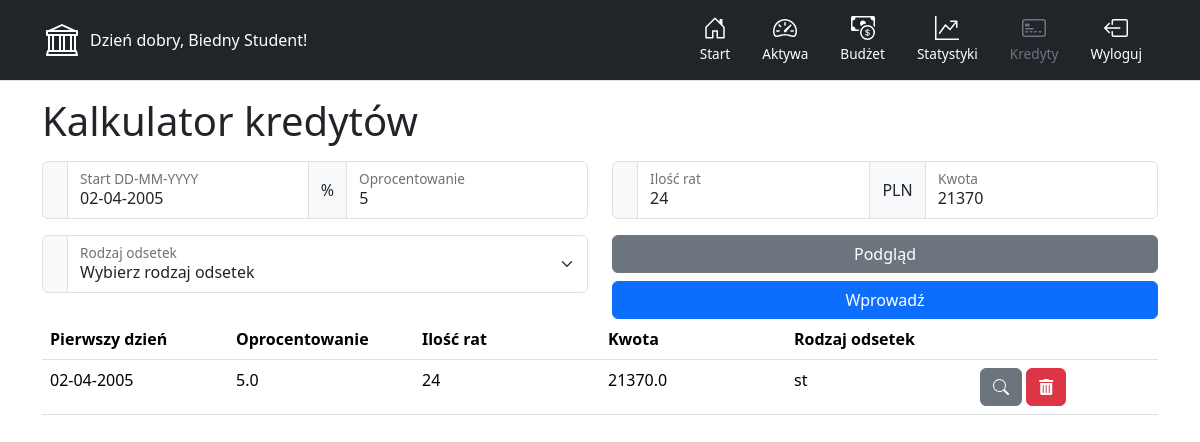
The page /loans (signed in) on the database as committed earlier.
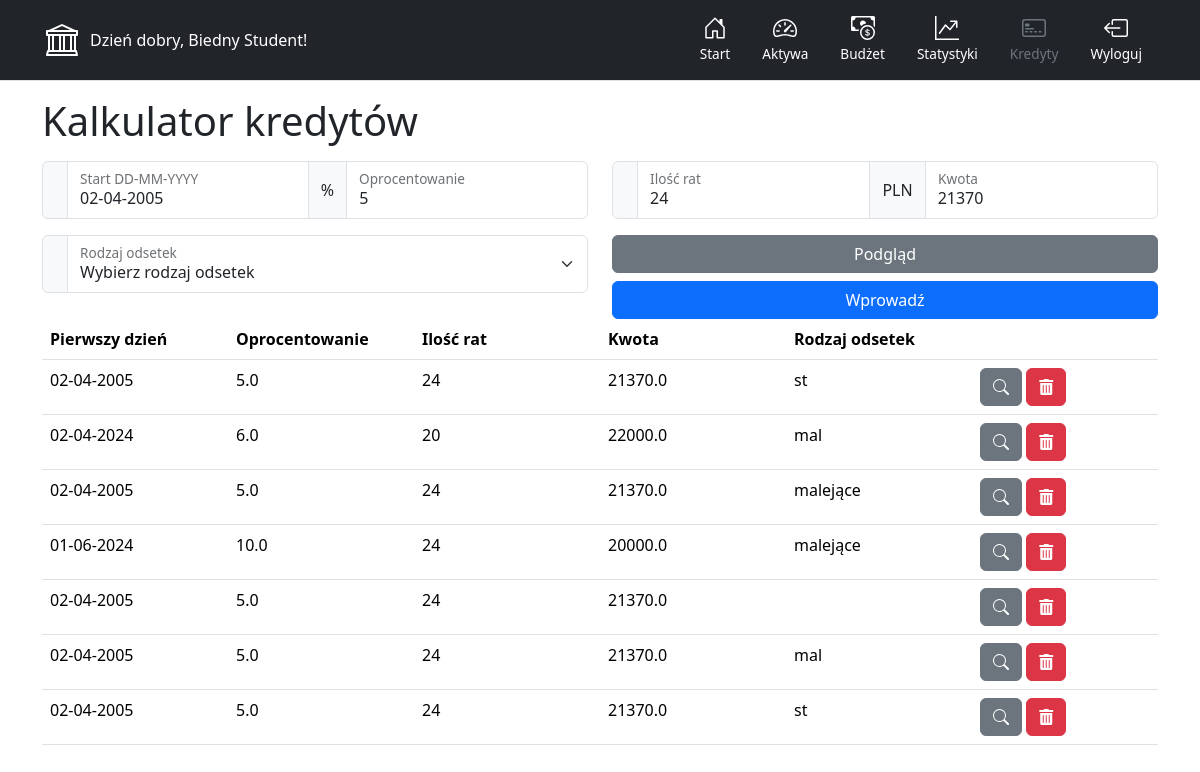
The same page on the database as committed later.
### main.py (models this page shows)
class User(UserMixin, db.Model):
    __tablename__ = "users"
    id = db.Column(db.Integer, primary_key=True)
    email = db.Column(db.String(100), unique=True)
    password = db.Column(db.String(100))
    name = db.Column(db.String(1000))
    current_period = db.Column(db.Integer, default=4)

class Loans(db.Model):
    __tablename__ = 'loans'
    loan_id = db.Column(db.Integer, primary_key=True)
    user_id = db.Column(db.Integer)
    start_date = db.Column(db.String(12))
    interest = db.Column(db.Float)
    amount_of_installments = db.Column(db.Integer)
    loan_value = db.Column(db.Float)
    type = db.Column(db.String(5))

### main.py (the view, shortened to what this page needs)
@app.route('/loans', methods=['GET', 'POST'])
def loans():
    result = db.session.execute(
        db.select(Loans).where(Loans.user_id == current_user.id))
    data = result.fetchall()
    return render_template('loans.html', user=current_user, current_page='loans.html', data=data)

### main.py (called while the page is built)
@login_manager.user_loader
def load_user(user_id):
    return db.get_or_404(User, user_id)

### templates/loans.html (shortened to what this page needs)
{% include "header.html" %}
<div class="container">
  <h1>Kalkulator kredytów</h1>
  <div class="row">
    <div class="col-md-6">
      <div class="input-group mb-3">
        <span class="input-group-text"></span>
        <div class="form-floating">
          <input
            type="text"
            class="form-control"
            id="floatingInputGroup4"
            placeholder="Start DD-MM-YYYY"
            value="02-04-2005"
          />
          <label for="floatingInputGroup4">Start DD-MM-YYYY</label>
        </div>
        <span class="input-group-text">%</span>
        <div class="form-floating">
          <input
            type="text"
            class="form-control"
            id="floatingInputGroup3"
            placeholder="Oprocentowanie"
            value="5"
          />
          <label for="floatingInputGroup3">Oprocentowanie</label>
        </div>
      </div>
    </div>
    <div class="col-md-6">
      <div class="input-group mb-3">
        <span class="input-group-text"></span>
        <div class="form-floating">
          <input
            type="text"
            class="form-control"
            id="floatingInputGroup2"
            placeholder="Ilość rat"
            value="24"
          />
          <label for="floatingInputGroup2">Ilość rat</label>
        </div>
        <span class="input-group-text">PLN</span>
        <div class="form-floating">
          <input
            type="text"
            class="form-control"
            id="floatingInputGroup1"
            placeholder="Kwota"
            value="21370"
          />
          <label for="floatingInputGroup1">Kwota</label>
        </div>
      </div>
    </div>
  </div>
  <div class="row">
    <div class="col-md-6">
      <div class="input-group mb-3">
        <span class="input-group-text"></span>
        <div class="form-floating">
          <select class="form-select" id="floatingInputGroup5">
            <option selected disabled>Wybierz rodzaj odsetek</option>
          </select>
          <label for="floatingInputGroup5">Rodzaj odsetek</label>
        </div>
      </div>
    </div>
    <div class="col-md-6">
      <div class="d-grid gap-2">
        <button type="button" class="btn btn-secondary">Podgląd</button>
        <button type="button" id="insercik" class="btn btn-primary">
          Wprowadź
        </button>
      </div>
    </div>
  </div>
  <div id="table" class="table-editable">
    <table id="loansTable" class="table" style="table-layout: fixed">
      <thead>
        <tr>
          <th>Pierwszy dzień</th>
          <th>Oprocentowanie</th>
          <th>Ilość rat</th>
          <th>Kwota</th>
          <th>Rodzaj odsetek</th>
          <th></th>
        </tr>
      </thead>
      <tbody>
        {% for value in data %}
        <tr>
    <td id="1" contenteditable="false">{{value[0].start_date}}</td>
    <td id="2" contenteditable="false">{{value[0].interest}}</td>
    <td id="3" contenteditable="false">{{value[0].amount_of_installments}}</td>
    <td id="4" contenteditable="false">{{value[0].loan_value}}</td>
    <td id="5" contenteditable="false">{{value[0].type}}</td>
    <td>
        <button class="table-lookup btn btn-secondary" aria-label="Lookup" data-id="{{value[0].loan_id}}">
            <i class="fa-solid fa-magnifying-glass"><svg xmlns="http://www.w3.org/2000/svg" width="16" height="16" fill="currentColor" class="bi bi-search" viewBox="0 0 16 16">
          <path d="M11.742 10.344a6.5 6.5 0 1 0-1.397 1.398h-.001q.044.06.098.115l3.85 3.85a1 1 0 0 0 1.415-1.414l-3.85-3.85a1 1 0 0 0-.115-.1zM12 6.5a5.5 5.5 0 1 1-11 0 5.5 5.5 0 0 1 11 0"/>
        </svg></i>
        </button>
        <button class="table-remove btn btn-danger" aria-label="Remove Row" data-id="{{value[0].loan_id}}">
            <i class="fas fa-trash-alt" ></i>
        </button>
    </td>
</tr>
        {% endfor %}
      </tbody>
    </table>
  </div>
  {% include "footer.html" %}

### templates/header.html (shortened to what this page needs)
<!doctype html>
<html lang="en" data-bs-theme="auto">
  <head>
  <link href="https://cdnjs.cloudflare.com/ajax/libs/font-awesome/5.15.4/css/all.min.css" rel="stylesheet">
    <link href="../static/css/bootstrap.min.css" rel="stylesheet">
    <link href="../static/css/headers.css" rel="stylesheet" >
  </head>
  <body>
<main>
  <header>
    <div class="px-3 py-2 text-bg-dark border-bottom">
      <div class="container">
        <div class="d-flex flex-wrap align-items-center justify-content-center justify-content-lg-start">
          <a href="/" class="d-flex align-items-center my-2 my-lg-0 me-lg-auto text-white text-decoration-none">
            <svg class="bi me-2" width="40" height="32" role="img" aria-label="Bootstrap"><use xlink:href="#bank"/></svg>
            {% if user.is_authenticated: %}
            Dzień dobry, {{user.name}}!
            {% else %}
            Niezalogowany, zaloguj się!
            {% endif %}
          </a>
          <ul class="nav col-12 col-lg-auto my-2 justify-content-center my-md-0 text-small">
            <li>
              {% if current_page == 'index.html' %}
              <a href="{{ url_for('main')}}" class="nav-link text-secondary">
                {% else %}
                <a href="{{ url_for('main')}}" class="nav-link text-white">
                {% endif %}
                <svg class="bi d-block mx-auto mb-1" width="24" height="24"><use xlink:href="#home"/></svg>
                Start
              </a>
            </li>
            {% if user.is_authenticated: %}
            <li>
              {% if current_page == 'cashflow.html' %}
                <a href="{{ url_for('cashflow')}}" class="nav-link text-secondary">
                {% else %}
                <a href="{{ url_for('cashflow')}}" class="nav-link text-white">
                  {% endif %}
                <svg class="bi d-block mx-auto mb-1" width="24" height="24"><use xlink:href="#speedometer2"/></svg>
                Aktywa
              </a>
            </li>
            <li>
              {% if current_page == 'budget.html' %}
              <a href="{{ url_for('budget')}}" class="nav-link text-secondary">
                {% else %}
                <a href="{{ url_for('budget')}}" class="nav-link text-white">
                  {% endif %}
                <svg class="bi d-block mx-auto mb-1" width="24" height="24"><use xlink:href="#cash-coin"/></svg>
                Budżet
              </a>
            </li>
            <li>
              {% if current_page == 'stats.html' %}
              <a href="{{ url_for('stats')}}" class="nav-link text-secondary">
                {% else %}
                <a href="{{ url_for('stats')}}" class="nav-link text-white">
                  {% endif %}
                <svg class="bi d-block mx-auto mb-1" width="24" height="24"><use xlink:href="#graph"/></svg>
                Statystyki
              </a>
            </li>
            <li>
              {% if current_page == 'loans.html' %}
              <a href="{{ url_for('loans')}}" class="nav-link text-secondary">
                {% else %}
                <a href="{{ url_for('loans')}}" class="nav-link text-white">
                  {% endif %}
                <svg class="bi d-block mx-auto mb-1" width="24" height="24"><use xlink:href="#credit"/></svg>
                Kredyty
              </a>
            </li>
            {% endif %}
            {% if user.is_authenticated: %}
            <li>
              <a href="{{ url_for('logout')}}" class="nav-link text-white">
                <svg class="bi d-block mx-auto mb-1" width="24" height="24"><use xlink:href="#box-arrow-left"/></svg>
                Wyloguj
              </a>
            </li>
            {% endif %}
          </ul>
        </div>
      </div>
    </div>
  </header>
</main>

### templates/footer.html
    </body>
</html>

### static/css/headers.css (style rules this page uses)
.text-small { font-size: 85%; }
.bi { vertical-align: -.125em; fill: currentColor; }

Rows that differ between the two databases and show on the page:
added Loans: start_date "02-04-2024", interest "6.0", amount_of_installments "20", loan_value "22000.0", type "mal"
added Loans: start_date "02-04-2005", interest "5.0", amount_of_installments "24", loan_value "21370.0", type "malejące"
added Loans: start_date "01-06-2024", interest "10.0", amount_of_installments "24", loan_value "20000.0", type "malejące"
added Loans: start_date "02-04-2005", interest "5.0", amount_of_installments "24", loan_value "21370.0"
added Loans: start_date "02-04-2005", interest "5.0", amount_of_installments "24", loan_value "21370.0", type "mal"
added Loans: start_date "02-04-2005", interest "5.0", amount_of_installments "24", loan_value "21370.0", type "st"
